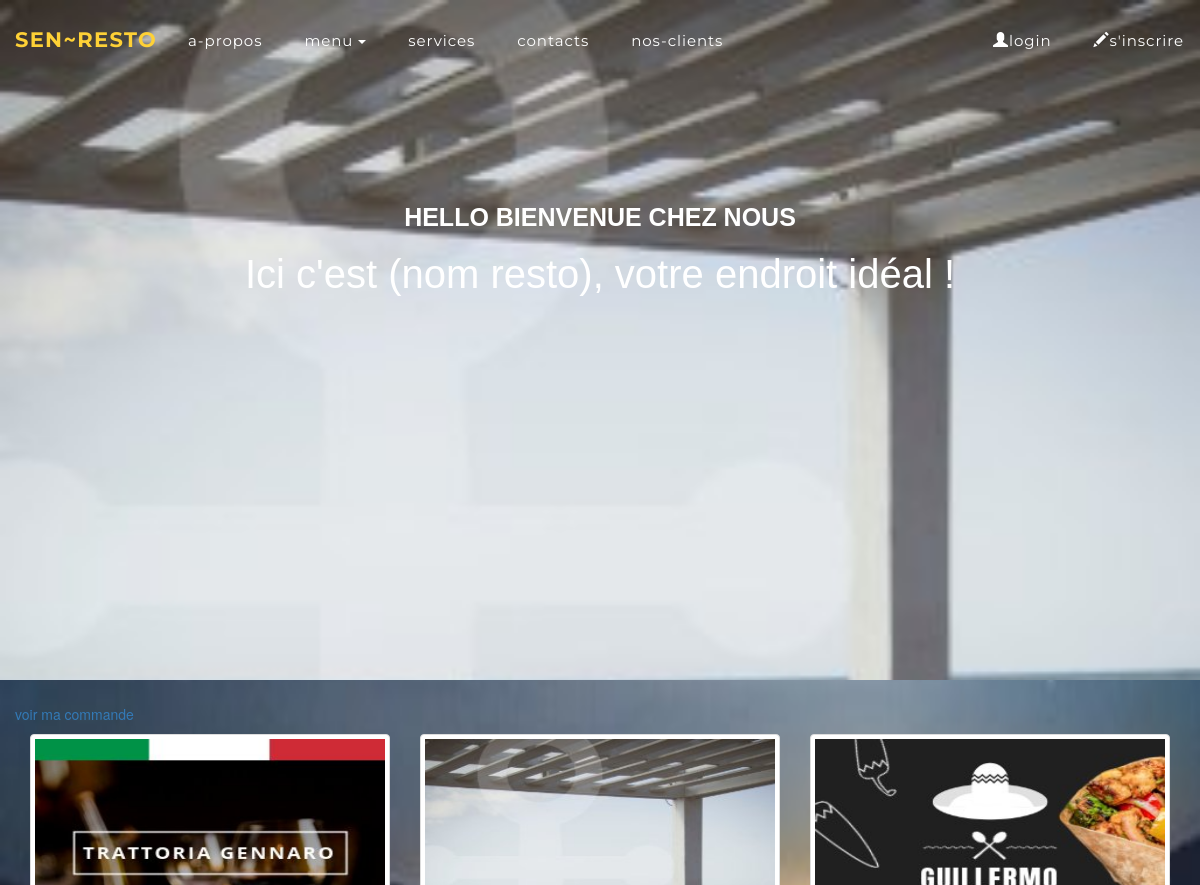
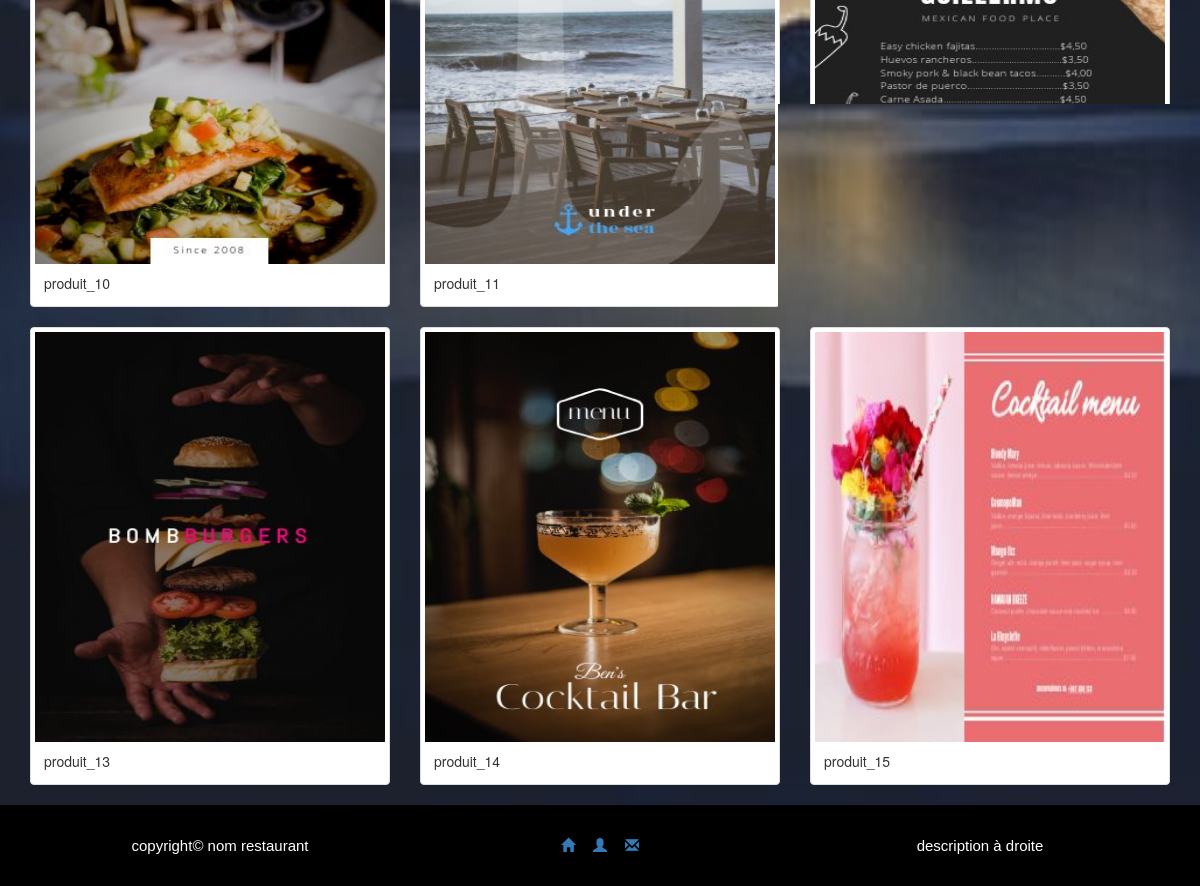
/menuEvents.php, run on the app's committed database (2 pictures, top to bottom).
### tables this page shows
CREATE TABLE menu (
	numMenu int(100) PRIMARY KEY NOT NULL,
	nom varchar(255) NOT NULL,
	prix float NOT NULL,
	quantity int(100) NOT NULL,
	description varchar(300) NOT NULL 
);

### maClass.php (called while the page is built, shortened)
<?php
class DB{
    private $host = "127.0.0.1";
    private $username = "root";
    private $password = "";
    private $database = "restaurant";
    private $db;
    public function __construct($host=null, $username=null, $password=null, $database=null){
        try{
            $this->db = new PDO('mysql:host='.$this->host.';dbname='.$this->database, $this->username, $this->password,
            array(
                PDO::MYSQL_ATTR_INIT_COMMAND => 'SET NAMES UTF8',
                PDO::ATTR_ERRMODE => PDO:: ERRMODE_WARNING
            ));
        }catch(PDOException $e){
            die("connect is not possible");
        }
    }
    public function query($sql, $data = array()){
        $menu = $this->db->prepare($sql);
        $menu->execute($data);
        return ($menu->fetchAll(PDO::FETCH_OBJ));
    }
}
?>

### menuEvents.php (the view)
<?php
require "index.php";
require "header.php";
?>
<br/><br/>
<section id="events">
    <div class='container'>
        <div class='row'>
            <p><a href="sama.menu.php">voir ma commande</a></p>
            <?php $monMenu = $DB->query('SELECT * FROM menu WHERE numMenu > 9 && numMenu < 16');?>
            <?php foreach($monMenu as $menu): ?>
            <div class='col-sm-4 col-xs-4'>
                <div class='thumbnail'>
                    <a href='addmenu.php?id=<?= $menu->numMenu;?>'>
                        <img id='page1' src='img/<?= $menu->numMenu;?>.jpg' alt='image1'>
                        <div class='caption'>
                            <?= $menu->nom;?>
                        </div>
                    </a>
                </div>
            </div>
            <?php endforeach;?>
        </div>
    </div>
</section>
<?php require "footer.php"; ?>

### style.css (style rules this page uses)
html { scroll-behavior: smooth; }
body { margin: 0; padding: 0; box-sizing: border-box; }
#styles { background-image:url("img/img34.jpg"); background-repeat: no-repeat; background-position: center; background-size: 100% 100%; position:relative; background-attachment: fixed; }
#page1 { width:100%; height:410px; margin:auto; }

### data on the page
menu: shows a picture, nom "produit_10"
menu: shows a picture, nom "produit_11"
menu: shows a picture
menu: shows a picture, nom "produit_13"
menu: shows a picture, nom "produit_14"
menu: shows a picture, nom "produit_15"
